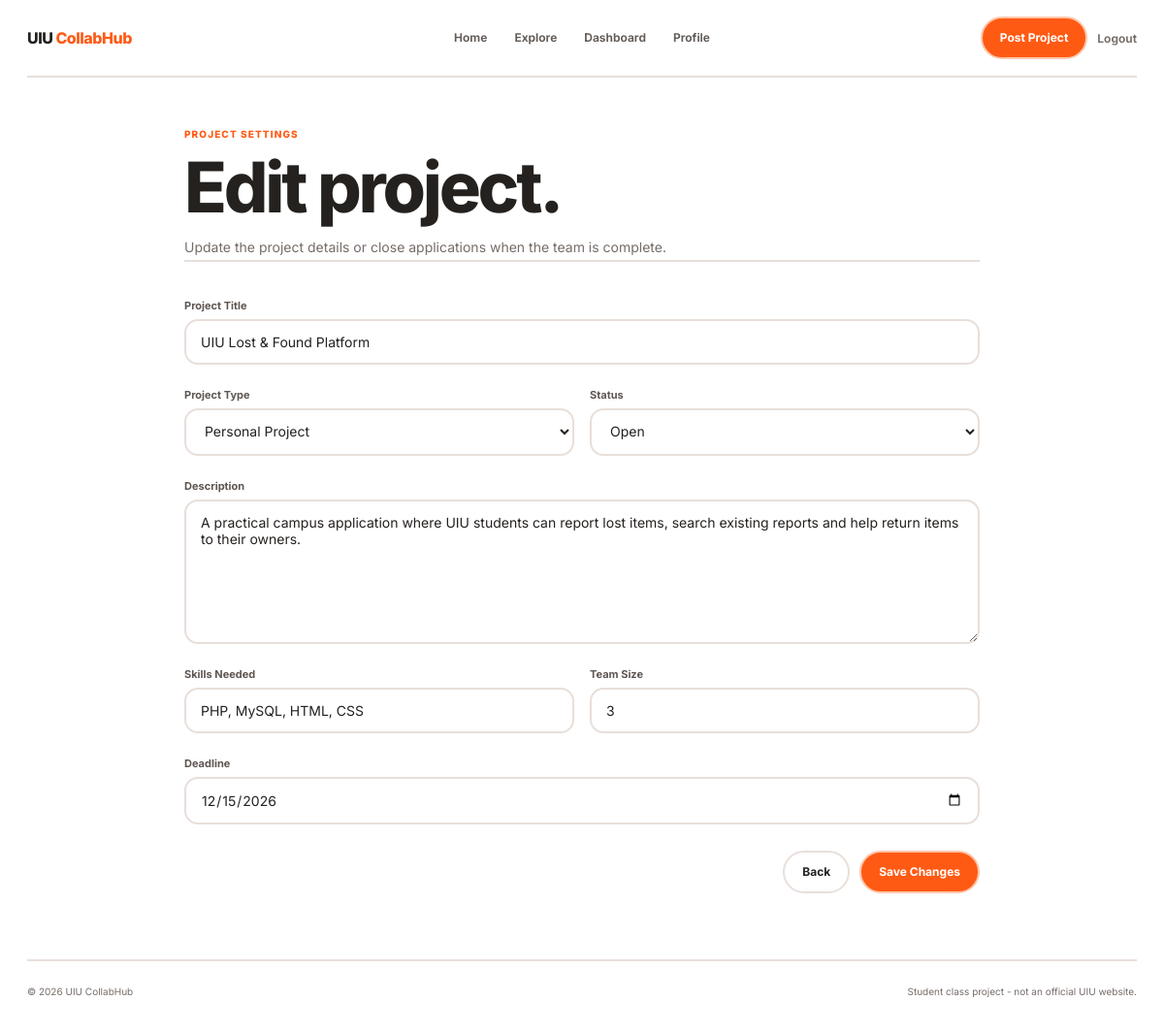
Screenshot of /edit_project.php?id=1 (signed in) with the database file from the repository.
### tables this page shows
CREATE TABLE IF NOT EXISTS projects (
    project_id INT PRIMARY KEY AUTO_INCREMENT,
    user_id INT NOT NULL,
    title VARCHAR(120) NOT NULL,
    project_type VARCHAR(40) NOT NULL,
    description VARCHAR(1000) NOT NULL,
    skills_needed VARCHAR(255) NOT NULL,
    team_size INT NOT NULL,
    deadline DATE,
    status VARCHAR(20) DEFAULT 'Open',
    created_at TIMESTAMP DEFAULT CURRENT_TIMESTAMP
);

### edit_project.php (the view, shortened to what this page needs)
<?php
include 'db.php';
$project_id = isset($_GET['id']) ? (int)$_GET['id'] : 0;
$user_id = (int)$_SESSION['user_id'];
$result = $conn->query("SELECT * FROM projects WHERE project_id=$project_id AND user_id=$user_id");
$project = $result->fetch_assoc();
?>
<!DOCTYPE html>
<html lang="en">
<head>
    <link rel="stylesheet" href="style.css">
</head>
<body>
<?php include 'navbar.php'; ?>
<main class="page-container narrow-page">
    <header>
        <p class="page-kicker">Project settings</p>
        <h1 class="page-heading">Edit project.</h1>
        <p class="page-copy">Update the project details or close applications when the team is complete.</p>
    </header>
    <section class="form-card">
        <form method="post">
            <div class="form-grid">
                <div class="form-field full">
                    <label>Project Title</label>
                    <input type="text" name="title" value="<?= htmlspecialchars($project['title']) ?>" required>
                </div>
                <div class="form-field">
                    <label>Project Type</label>
                    <select name="project_type" required>
                        <?php
                        $types = ['Personal Project', 'Research', 'Freelance Gig', 'Academic Project', 'Other'];
                        foreach($types as $type){
                            $selected = $project['project_type'] == $type ? 'selected' : '';
                            echo "<option $selected>$type</option>";
                        }
                        ?>
                    </select>
                </div>
                <div class="form-field">
                    <label>Status</label>
                    <select name="status">
                        <option <?= $project['status'] == 'Open' ? 'selected' : '' ?>>Open</option>
                    </select>
                </div>
                <div class="form-field full">
                    <label>Description</label>
                    <textarea name="description" rows="7" required><?= htmlspecialchars($project['description']) ?></textarea>
                </div>
                <div class="form-field">
                    <label>Skills Needed</label>
                    <input type="text" name="skills_needed" value="<?= htmlspecialchars($project['skills_needed']) ?>" required>
                </div>
                <div class="form-field">
                    <label>Team Size</label>
                    <input type="number" name="team_size" min="1" max="20" value="<?= $project['team_size'] ?>" required>
                </div>
                <div class="form-field full">
                    <label>Deadline</label>
                    <input type="date" name="deadline" value="<?= htmlspecialchars($project['deadline']) ?>" required>
                </div>
            </div>
            <div class="form-actions">
                <a class="button-link" href="dashboard.php">Back</a>
                <button class="primary" type="submit" name="saveBtn">Save Changes</button>
            </div>
        </form>
    </section>
</main>
<?php include 'footer.php'; ?>
</body>
</html>

### style.css (style rules this page uses)
* { box-sizing: border-box; }
:root { --orange: #ff5a14; --orange-light: #ffc6aa; --orange-soft: #fff5f0; --orange-pale: #fffaf7; --text: #24211f; --muted: #756d68; --line: #e8dfda; --line-strong: #d8cdc7; --success-bg: #edf8f0; --success-text: #25633a; --danger-bg: #fff0f0; --danger-text: #a43a3a; --warning-bg: #fff8e7; --warning-text: #815e13; }
html { scroll-behavior: smooth; }
body { margin: 0; background: #ffffff; color: var(--text); font-family: "Inter", Arial, Helvetica, sans-serif; }
a { color: inherit; text-decoration: none; }
button, input, select, textarea { font: inherit; }
button { cursor: pointer; }
button, .button-link, .small-button, .mini-action { display: inline-flex; align-items: center; justify-content: center; min-height: 44px; padding: 0 18px; border: 2px solid var(--line); border-radius: 999px; background: #ffffff; color: var(--text); font-weight: 700; font-size: 12px; line-height: 1; transition: border-color .15s ease, color .15s ease, background-color .15s ease; }
.button-link.primary, button.primary, .small-button.primary { background: var(--orange); color: #ffffff; border-color: var(--orange-light); }
.page-container { width: min(1200px, calc(100% - 56px)); margin: 0 auto; padding: 52px 0 68px; }
.narrow-page { max-width: 820px; }
.page-kicker { margin: 0 0 12px; color: var(--orange); font-size: 10px; font-weight: 800; text-transform: uppercase; letter-spacing: 0.11em; }
.page-heading { margin: 0; font-size: clamp(42px, 6vw, 72px); line-height: 1.02; letter-spacing: -0.045em; font-weight: 780; }
.page-copy { max-width: 620px; margin: 14px 0 0; color: var(--muted); font-size: 14px; line-height: 1.75; }
input, select, textarea { width: 100%; border: 2px solid var(--line); border-radius: 14px; background: #ffffff; color: var(--text); padding: 13px 15px; outline: none; font-size: 14px; }
input::placeholder, textarea::placeholder { color: #a49389; }
textarea { resize: vertical; min-height: 130px; }
.form-card { padding: 30px 0 0; border-top: 2px solid var(--line); }
form { display: flex; flex-direction: column; gap: 9px; }
.form-grid { display: grid; grid-template-columns: 1fr 1fr; gap: 16px; }
.form-grid .full { grid-column: 1 / -1; }
.form-field { display: flex; flex-direction: column; gap: 7px; }
label { margin-top: 8px; color: #5e5651; font-size: 11px; font-weight: 700; }
.form-actions { display: flex; justify-content: flex-end; gap: 10px; margin-top: 18px; }

### rows the page displays
projects: title "UIU Lost & Found Platform", status "Open", description "A practical campus application where UIU students can report lost items, search existing reports and help return items to their owners.", skills_needed "PHP, MySQL, HTML, CSS", team_size "3", deadline "12/15/2026"

### other values shown
form field project_type "Personal Project"
